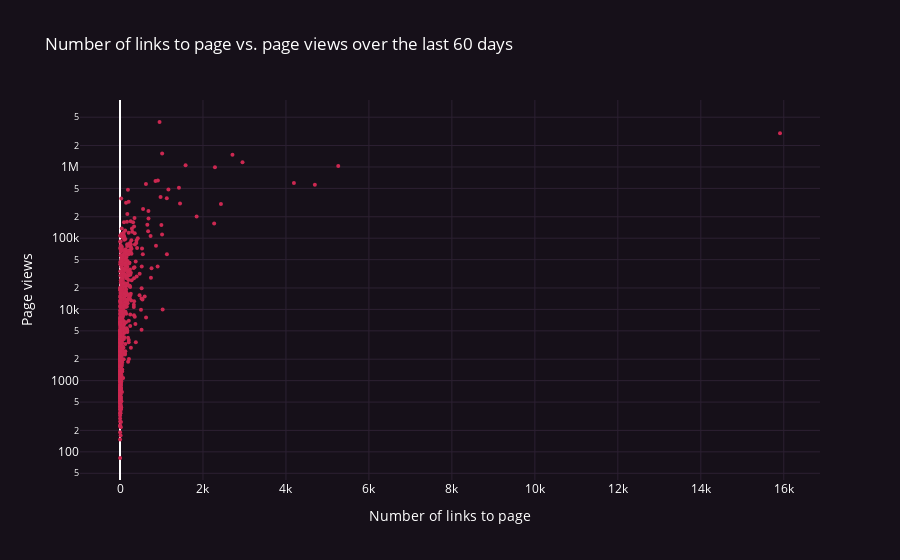

The code cell stored with this chart in its notebook:
### Markdown cell above
After plotting the data with linear axes, it became very clear to us that we had two significant outliers: Elon Musk and Donald Trump. Musk is unique in that his number of page views is exceptionally high for the number of pages that link to his page. Trump is unique in the sheer number of pages that link to him, as he has 3 times more links than the next highest number of links (Kanye West with 5261). To remedy this, we decided to use a log scale on the Y-Axis to make any trend more visible.

### Code cell
graph_data = go.Scatter(
    y=views, x=connectedness_total,
    text=list(links_dict.keys()),
    **plots_config.scatter_plot_config
    )
fig = go.Figure(data=[graph_data])

axis_config = plots_config.scatter_axis_config

y_axis = dict(title='Page views', type='log')
y_axis.update(axis_config)
x_axis = dict(title='Number of links to page')
x_axis.update(axis_config)
fig.update_layout(
    plots_config.scatter_update_layout,
    yaxis=y_axis,
    xaxis=x_axis,)
fig.show()

### Figure 1 — Plotly figure (JSON) as saved in the notebook; plotly's stock layout.template omitted (floating-point values rounded to 4 significant figures; data arrays with more than 128 entries replaced by an {"elided": "..."} marker saying what was removed)
{"data": [{"hovertemplate": "<b>%{text}</b><br><b>Links</b>: %{x}<br><b>Views</b>: %{y}<br><extra></extra>", "marker": {"color": "rgb(204,40,81)", "size": 4}, "mode": "markers", "text": {"elided": "901 str values"}, "type": "scatter", "x": {"elided": "901 int values"}, "y": {"elided": "901 int values"}}], "layout": {"paper_bgcolor": "rgb(22,16,25)", "plot_bgcolor": "rgb(22,16,25)", "title": {"font": {"color": "rgb(255,255,255)"}, "text": "Number of links to page vs. page views over the last 60 days"}, "xaxis": {"gridcolor": "rgb(44,32,50)", "tickcolor": "rgb(180,155,191)", "tickfont": {"color": "rgb(255,255,255)"}, "title": {"font": {"color": "rgb(255,255,255)"}, "text": "Number of links to page"}}, "yaxis": {"gridcolor": "rgb(44,32,50)", "tickcolor": "rgb(180,155,191)", "tickfont": {"color": "rgb(255,255,255)"}, "title": {"font": {"color": "rgb(255,255,255)"}, "text": "Page views"}, "type": "log"}}}
